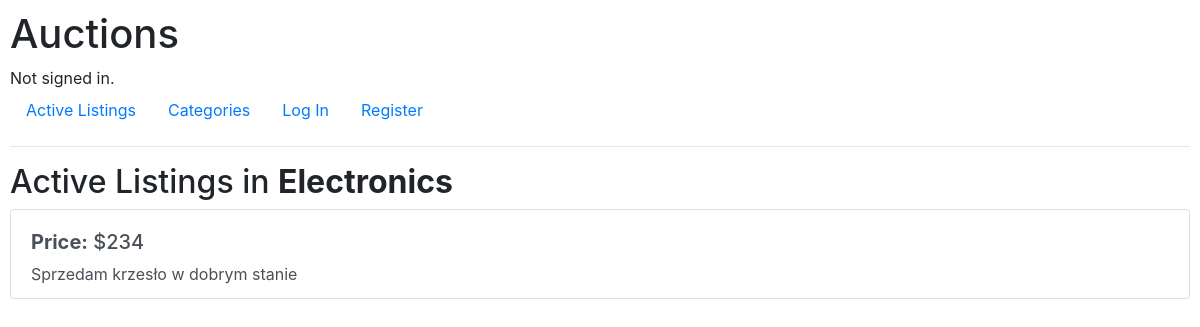
Page /category/electronics on the earlier database version.
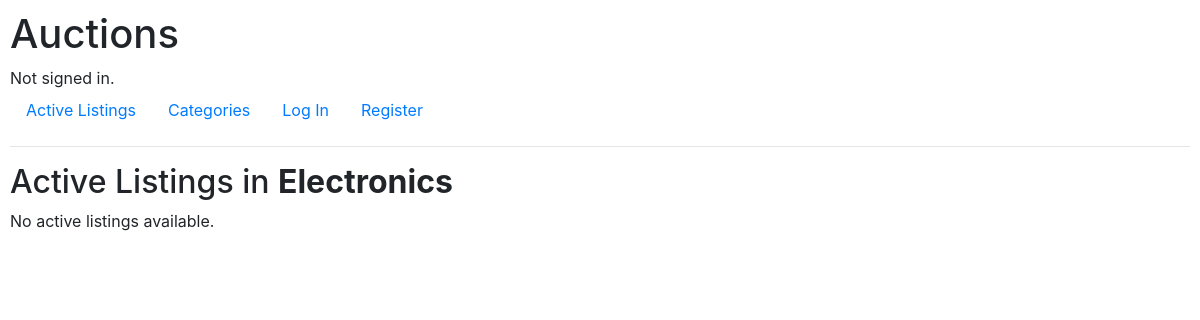
Same page on the later database version.
### auctions/models.py (models this page shows, shortened)
class Listing(models.Model):
    CATEGORIES = {
    'electronics': 'Electronics',
    'fashion': 'Fashion',
    'house_garden': 'House & Garden',
    'babies': 'Babies',
    'beauty': 'Beauty',
    'health': 'Health',
    'culture_entertainment': 'Culture and Entertainment',
    'sports_hobby': 'Sports and Hobby',
    'cars': 'Cars',
    'real_estates': 'Real Estates',
    'services': 'Services',
    }
    id = models.AutoField(primary_key=True)
    author = models.ForeignKey(User, on_delete=models.CASCADE, related_name='created_listings')
    title = models.CharField(max_length=64)
    description = models.TextField(max_length=8000)
    starting_bid = models.PositiveIntegerField(default=0)
    current_bid = models.PositiveIntegerField(default=0)
    addition_time = models.DateTimeField(default=timezone.now)
    image = models.URLField(default=None, blank=True, null=True)
    category = models.CharField(max_length=32, choices=CATEGORIES, default='electronics')
    is_active = models.BooleanField(default=True)
    winner = models.ForeignKey(User, on_delete=models.DO_NOTHING, related_name='won_auctions', default=None, blank=True, null=True)

### auctions/views.py (the view)
# urls.py: path("category/<str:category_name>", views.category_listings, name="category_listings"),
def category_listings(request, category_name):
    listings = Listing.objects.filter(category=category_name, is_active=True)
    return render(request, 'auctions/category_listings.html', {
        'category_name' : Listing.CATEGORIES.get(category_name),
        'listings' : listings
    })

### auctions/templates/auctions/category_listings.html (shortened to what this page needs)
{% extends "auctions/layout.html" %}
{% block body %}
<h2>Active Listings in <strong>{{ category_name }}</strong></h2>
{% if listings %}
<div class="list-group">
    {% for listing in listings %}
    <a href="{% url 'view_listing' listing.id %}" class="list-group-item list-group-item-action">
        <div class="d-flex align-items-start">
            <div>
                <h5 class="mb-2"><strong>Price:</strong> ${{ listing.current_bid }}</h5>
                <p class="mb-0">{{ listing.description|truncatewords:20 }}</p>
            </div>
        </div>
    </a>
    {% endfor %}
</div>
{% else %}
<p>No active listings available.</p>
{% endif %}
{% endblock %}

### auctions/templates/auctions/layout.html (shortened to what this page needs)
{% load static %}
<!DOCTYPE html>
<html lang="en">
    <head>
        <link rel="stylesheet" href="https://stackpath.bootstrapcdn.com/bootstrap/4.4.1/css/bootstrap.min.css">
        <link href="{% static 'auctions/styles.css' %}" rel="stylesheet">
    </head>
    <body>
        <h1>Auctions</h1>
        <div>
            {% if user.is_authenticated %}
                Signed in as <strong>{{ user.username }}</strong>.
            {% else %}
                Not signed in.
            {% endif %}
        </div>
        <ul class="nav">
            <li class="nav-item">
                <a class="nav-link" href="{% url 'index' %}">Active Listings</a>
            </li>
            <li class="nav-item">
                <a class="nav-link" href="{% url 'show_categories' %}">Categories</a>
            </li>
            {% if user.is_authenticated %}
            <li class="nav-item">
                <a class="nav-link" href="{% url 'watchlist' %}">Watchlist</a>
            </li>
                <li class="nav-item">
                    <a class="nav-link" href="{% url 'my_listings' %}">My listings</a>
                </li>
                <li class="nav-item">
                    <a class="nav-link" href="{% url 'create_listing' %}">Create Listing</a>
                </li>
                <li class="nav-item">
                    <a class="nav-link" href="{% url 'logout' %}">Log Out</a>
                </li>
            {% else %}
                <li class="nav-item">
                    <a class="nav-link" href="{% url 'login' %}">Log In</a>
                </li>
                <li class="nav-item">
                    <a class="nav-link" href="{% url 'register' %}">Register</a>
                </li>
            {% endif %}
        </ul>
        <hr>
        {% block body %}
        {% endblock %}
    </body>
</html>

### auctions/static/auctions/styles.css (style rules this page uses)
body { padding: 10px; }

Differences in the rows shown:
removed Listing: category "Electronics", current_bid "234", description "Sprzedam krzesło w dobrym stanie"
Other differences:
{{ category_name }}: (not shown) → "Electronics"
text now shown: "No active listings available."
